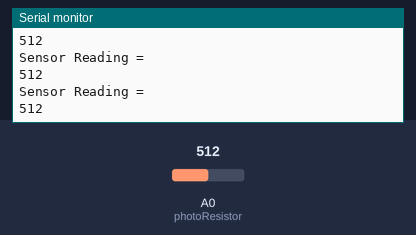
The sketch below on a simulated Arduino Uno, built with avr-gcc and run on an emulated ATmega328P. On the bench: the last lines printed to the serial monitor. Inputs (shaded band) come from the test bench; at power-on: A0 (photoResistor) = 512.

Above: at 1.2 s.
1.3 s: A0 (photoResistor) set to 716
At 1.39 s:
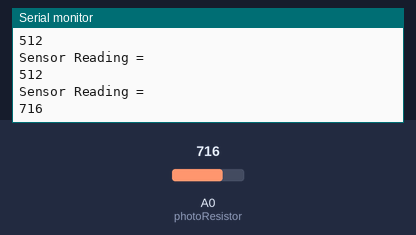
2.8 s: A0 (photoResistor) set to 900
At 2.8 s:
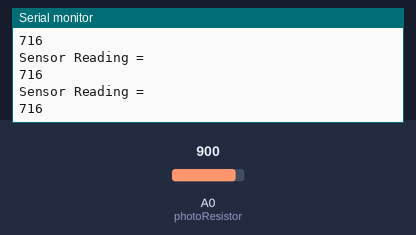
Timing chart, 0 to 5.8 s (numbered marks = the images above; inputs shaded):
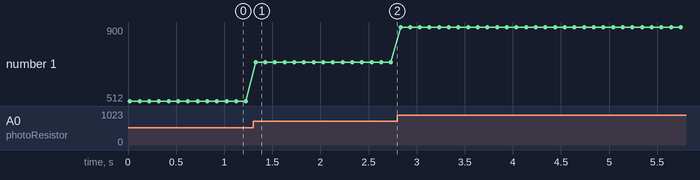

Measured:
- after the input at 1.3 s, the serial monitor: prints a new line at once (image 1)
- plotted number 1: 512 → 716 after the input at 1.3 s, 716 → 900 after the input at 2.8 s

The sketch:

photo.ino
```cpp
//Initialize p
int photoResistor = 0;
//Input of photoResistor from sensor
int photoOutput;

void setup(void) {
  // Set baud rate to 9600
  Serial.begin(9600);
}

void loop(void) {
  //Read from analog input A0 on board
  photoOutput = analogRead(photoResistor);

  //Display reading
  Serial.println("Sensor Reading = ");
  Serial.println(photoOutput);

  //Set dealy to 1 second
  delay(100);
}
```
